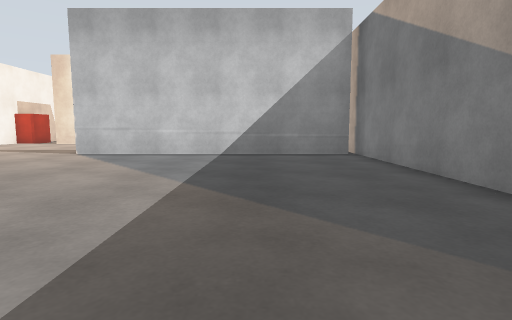
View 1 (above)

22 first-person views from a walk through a world built for the Gazebo simulator. The camera is 0.37 m above the floor, tilts 6° down and sees 80° across. The floor is counted in squares, 0.5 m on a side. Each view is taken from the middle of a square. On the plan, view 1 faces up. The plan holds only what a view shows up to about 10 squares ahead; the rest is blank. The place goes on beyond the plan.

View 2
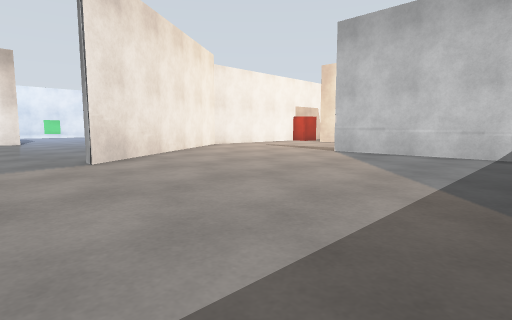

View 3
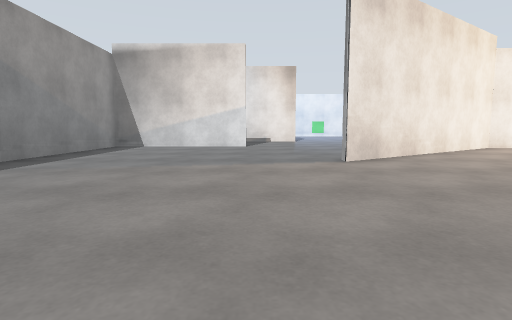

View 4
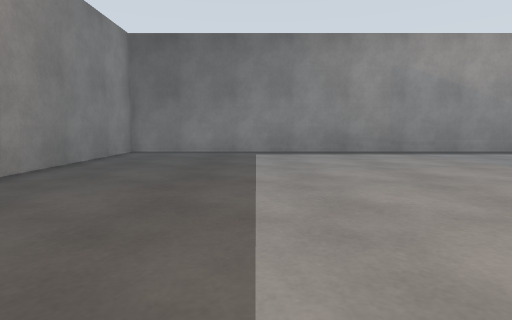

View 5
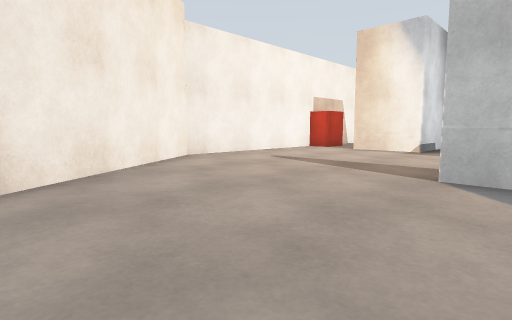

View 6
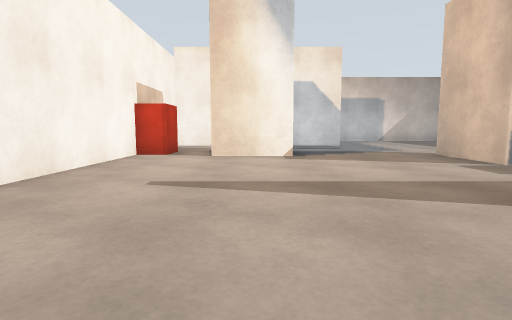

View 7
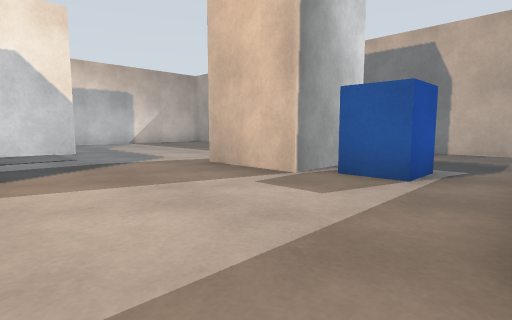

View 8
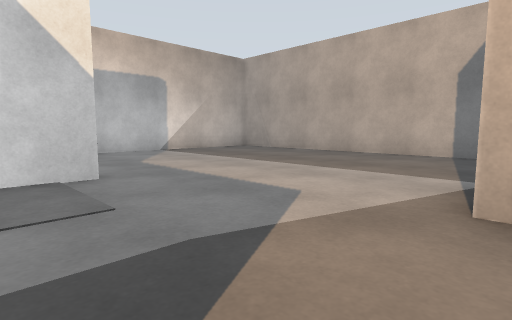

View 9
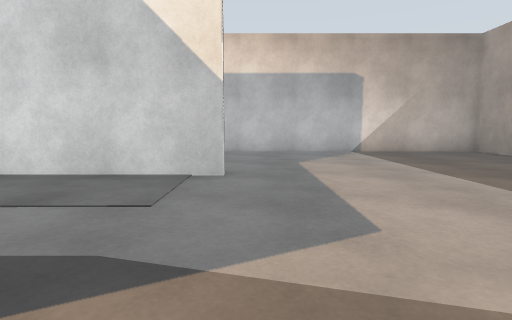

View 10
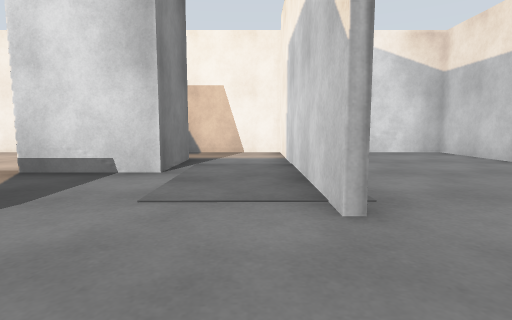

View 11
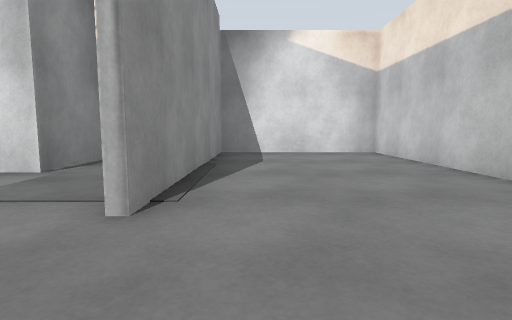

View 12
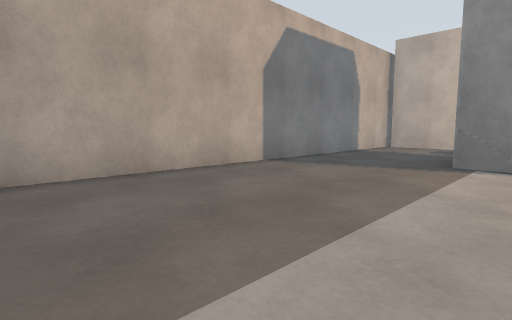

View 13
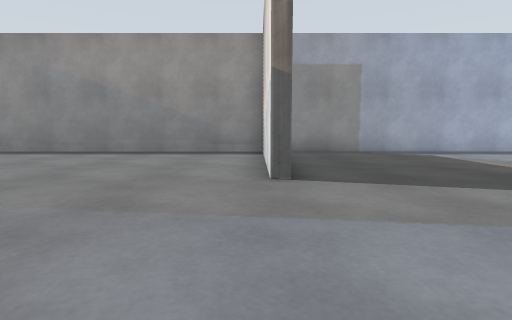

View 14
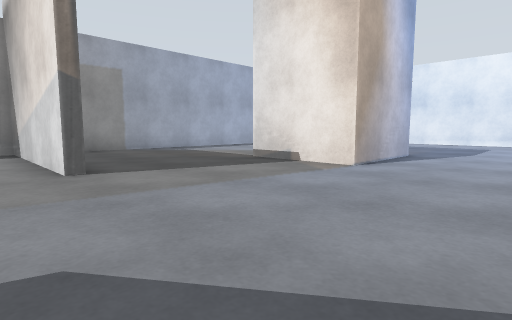

View 15
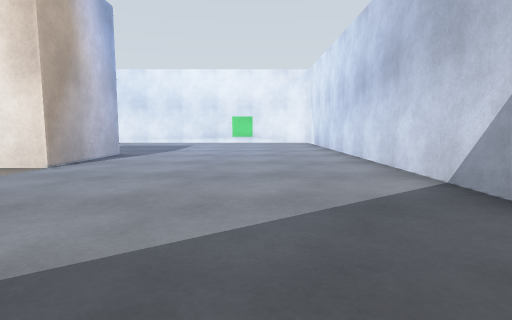

View 16
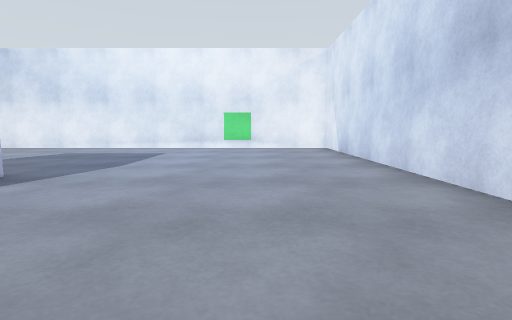

View 17
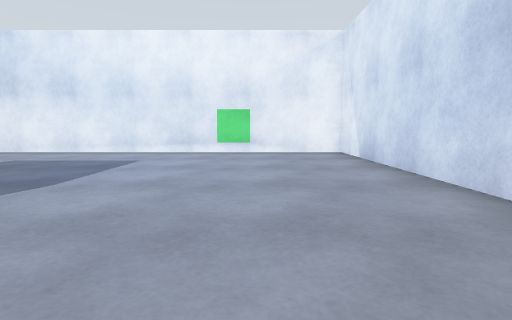

View 18
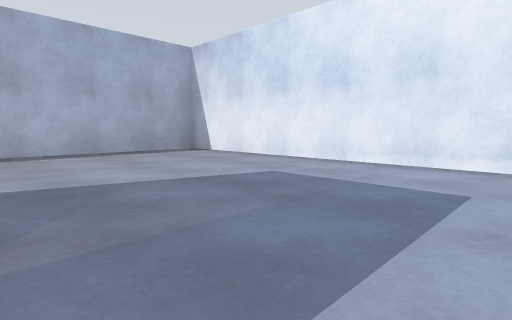

View 19
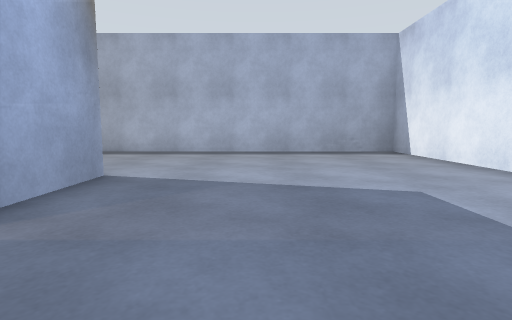

View 20
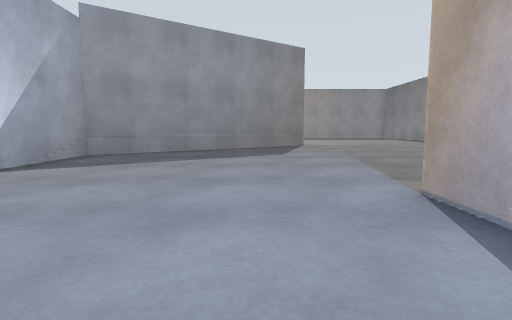

View 21
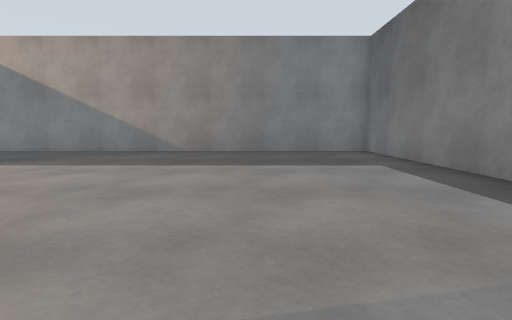

View 22
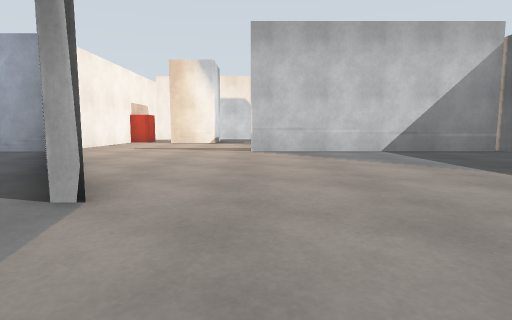

### Floor plan
Points are (right, up) in squares from view 1. A wall is a line through its corners. A room is listed if a view was taken in it or the views show most of it. See-through windows are left out.
Room 1 (views 1, 2, 3, 4, 5, 6, 7, 8, 9, 10, 11, 12, 13, 14, 15, 16, 17, 18, 19, 20, 21, 22)
walls: (-11.3, 13.4) (-11.3, 8.7) (-6.7, 2) (-7.1, 2) (-11.7, 8.6) (-26.3, 8.6) (-26.3, -5.6) (2.9, -5.6) (2.9, 20.6); (-12.2, -0.4) (-12.2, -5.6); (-1.5, 12.1) (-3, 12.1) (-3, 14.5); (-9.2, 16.4) (-7, 16.4) (-7, 14) (-9.2, 14); (-1.5, 14.5) (-0.5, 14.5); (-19.6, 2.1) (-16.6, 2.1) (-16.6, -0.8); (2.8, 8.6) (-5.2, 8.6); (-4.5, 18.7) (-11.3, 18.7) (-11.3, 16.4); (-19.6, -0.8) (-19.6, 1.2); (2.9, 22.1) (2.9, 23.6) (-11.3, 23.6) (-11.3, 18.9) (-4.5, 18.9)
ways out: opening at (-10.5, 14) to room 2; opening at (-10.5, 16) to room 2
objects: blue box (-2, 11)
Room 2 (no view inside)
walls: (-11.3, 16.4) (-11.3, 13.4)
ways out: opening at (-10.5, 14) to room 1; opening at (-10.5, 16) to room 1
objects: red box (-12, 15) to (-11, 15)

Where each view was taken, in squares from view 1:
view 1: 0 up, 0 right, facing up
view 2: 0 up, 0 right, facing up-left
view 3: 0 up, 0 right, facing left
view 4: 4 up, 1 left, facing down
view 5: 4 up, 4 left, facing up-left
view 6: 6 up, 8 left, facing up
view 7: 9 up, 7 left, facing up-right
view 8: 14 up, 6 left, facing up-right
view 9: 14 up, 4 left, facing up
view 10: 18 up, 2 left, facing left
view 11: 20 up, 2 left, facing left
view 12: 21 up, 2 left, facing down-right
view 13: 4 up, 12 left, facing down
view 14: 5 up, 11 left, facing down-left
view 15: 6 up, 11 left, facing left
view 16: 6 up, 15 left, facing left
view 17: 6 up, 17 left, facing left
view 18: 4 up, 20 left, facing down-left
view 19: 4 up, 22 left, facing down
view 20: 4 up, 20 left, facing right
view 21: 2 down, 7 left, facing right
view 22: 1 down, 5 left, facing up
